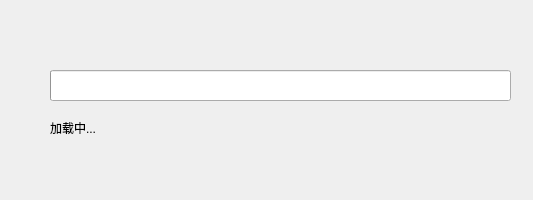
<?xml version="1.0" encoding="UTF-8"?>
<ui version="4.0">
 <class>Dialog</class>
 <widget class="QDialog" name="Dialog">
  <property name="geometry">
   <rect>
    <x>0</x>
    <y>0</y>
    <width>533</width>
    <height>200</height>
   </rect>
  </property>
  <property name="windowTitle">
   <string>Minecraft Mods 辅助翻译器</string>
  </property>
  <property name="windowIcon">
   <iconset>
    <normaloff>translation.png</normaloff>translation.png</iconset>
  </property>
  <widget class="QProgressBar" name="progressBar">
   <property name="geometry">
    <rect>
     <x>50</x>
     <y>70</y>
     <width>461</width>
     <height>31</height>
    </rect>
   </property>
   <property name="value">
    <number>0</number>
   </property>
   <property name="format">
    <string/>
   </property>
  </widget>
  <widget class="QLabel" name="progressLabel">
   <property name="geometry">
    <rect>
     <x>50</x>
     <y>120</y>
     <width>421</width>
     <height>16</height>
    </rect>
   </property>
   <property name="text">
    <string>加载中...</string>
   </property>
  </widget>
 </widget>
 <resources/>
 <connections/>
</ui>
